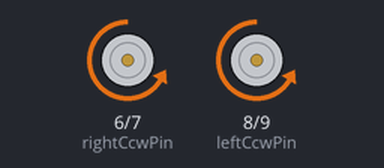
A sketch run on a simulated Arduino Uno, built with avr-gcc and run on an emulated ATmega328P. Parts: motor-driver pin pairs drawn as motors (green arrow = first pin HIGH = forward, orange = second pin HIGH = backward, longer = more drive, scaled by the enable pin).

Above: at 0.05 s.
At 1.35 s:
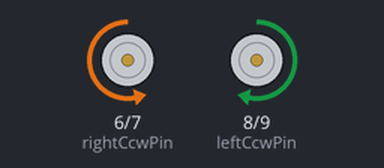
At 2.75 s:
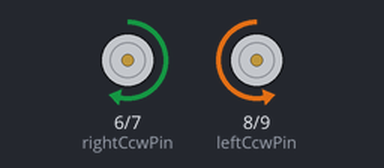
Timing chart, 0 to 3.0 s (numbered marks = the images above):
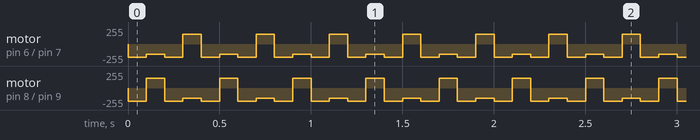

Measured:
- by itself, motor on pin 8 (leftCcwPin) / pin 9 (leftCwPin): repeats every 0.40 s: forward 150/255 0.10 s, backward 200/255 0.10 s, backward 150/255 0.10 s, backward 200/255 0.10 s
- by itself, motor on pin 6 (rightCcwPin) / pin 7 (rightCwPin): repeats every 0.40 s: backward 150/255 0.10 s, backward 200/255 0.10 s, forward 150/255 0.10 s, backward 200/255 0.10 s

The sketch:

Motor_Control.ino
```cpp
//Autonomous Car Project
//Motor Control Script
//Harrison I. L. Milburn
//29.05.2024
//Arduino Uno Rev3

//Setup variables for the speed pins
int leftSpeedPin = 10;    //ENA
int rightSpeedPin = 5;    //ENB

//Setup variables for the direction
int leftCwPin = 9;        //IN1
int leftCcwPin = 8;       //IN2
int rightCwPin = 7;       //IN3
int rightCcwPin = 6;      //IN4

void setup() {
  //Set Pin Modes to Output or Input
  pinMode(leftSpeedPin, OUTPUT);
  pinMode(rightSpeedPin, OUTPUT);
  pinMode(leftCwPin, OUTPUT);
  pinMode(leftCcwPin, OUTPUT);
  pinMode(rightCwPin, OUTPUT);
  pinMode(rightCcwPin, OUTPUT);
}

void loop() {
  forwards(200);
  delay(100);

  left(150);
  delay(100);

  forwards(200);
  delay(100);

  right(150);
  delay(100);
}

void forwards(int speed){
  //Left Clockwise
  digitalWrite(leftCwPin, HIGH);
  digitalWrite(leftCcwPin, LOW);

  //Right Clockwise
  digitalWrite(rightCwPin, HIGH);
  digitalWrite(rightCcwPin, LOW);

  //Output Speed
  analogWrite(leftSpeedPin, speed);
  analogWrite(rightSpeedPin, speed);
}

void backwards(int speed){
  //Left Counter-Clockwise
  digitalWrite(leftCwPin, LOW);
  digitalWrite(leftCcwPin, HIGH);

  //Right Counter-Clockwise
  digitalWrite(rightCwPin, LOW);
  digitalWrite(rightCcwPin, HIGH);

  //Output Speed
  analogWrite(leftSpeedPin, speed);
  analogWrite(rightSpeedPin, speed);
}

void left(int speed){
  //Left Counter-Clockwise
  digitalWrite(leftCwPin, LOW);
  digitalWrite(leftCcwPin, HIGH);

  //Right Clockwise
  digitalWrite(rightCwPin, HIGH);
  digitalWrite(rightCcwPin, LOW);

  //Output Speed
  analogWrite(leftSpeedPin, speed);
  analogWrite(rightSpeedPin, speed);
}

void right(int speed){
  //Left Clockwise
  digitalWrite(leftCwPin, HIGH);
  digitalWrite(leftCcwPin, LOW);

  //Right Counter-Clockwise
  digitalWrite(rightCwPin, LOW);
  digitalWrite(rightCcwPin, HIGH);

  //Output Speed
  analogWrite(leftSpeedPin, speed);
  analogWrite(rightSpeedPin, speed);
}

void stop(){
  analogWrite(leftSpeedPin, 0);
  analogWrite(rightSpeedPin, 0);
}
```
